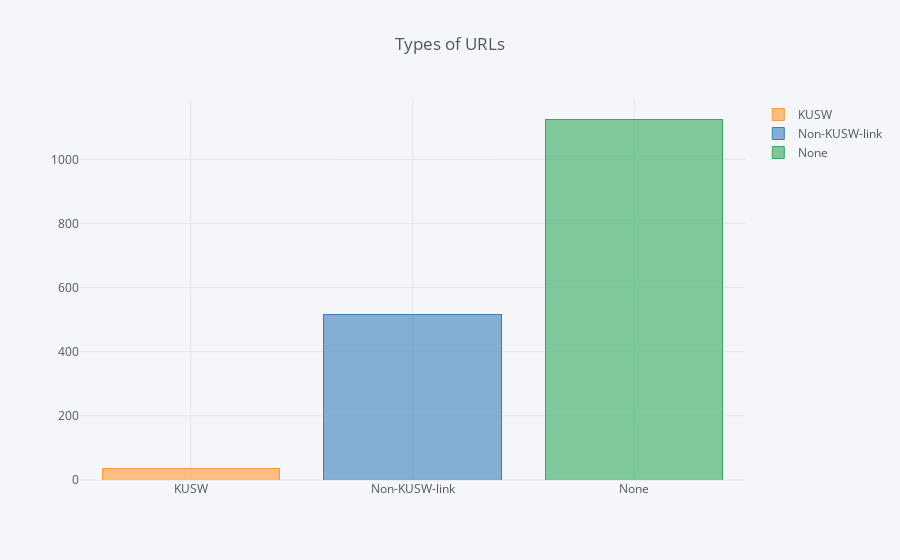

Notebook code for this chart:
### Code cell
#open articles by year
kusw = sample[sample['Open_Type']=='KUSW']['Open_Type'].value_counts()
non_kusw = sample[sample['Open_Type']=='Non-KUSW-link']['Open_Type'].value_counts()
no_info = sample[sample['Open_Type']=='None']['Open_Type'].value_counts()
df2 = pd.DataFrame([kusw,non_kusw,no_info])
df2.index = ['KUSW','Non-KUSW-link','None']
df2.iplot(kind='bar', barmode='stack', title='Types of URLs')

### Figure 1 — Plotly figure (JSON) as saved in the notebook; plotly's stock layout.template omitted (floating-point values rounded to 4 significant figures)
{"data": [{"marker": {"color": "rgba(255, 153, 51, 0.6)", "line": {"color": "rgba(255, 153, 51, 1.0)", "width": 1}}, "name": "KUSW", "orientation": "v", "text": "", "type": "bar", "uid": "a68e837e-1412-49e4-b7d1-96af8890e7ec", "x": ["KUSW", "Non-KUSW-link", "None"], "y": [37, "", ""]}, {"marker": {"color": "rgba(55, 128, 191, 0.6)", "line": {"color": "rgba(55, 128, 191, 1.0)", "width": 1}}, "name": "Non-KUSW-link", "orientation": "v", "text": "", "type": "bar", "uid": "ff3a53a3-388f-4bf5-8966-f6f1c4f85537", "x": ["KUSW", "Non-KUSW-link", "None"], "y": ["", 517, ""]}, {"marker": {"color": "rgba(50, 171, 96, 0.6)", "line": {"color": "rgba(50, 171, 96, 1.0)", "width": 1}}, "name": "None", "orientation": "v", "text": "", "type": "bar", "uid": "82d96361-f071-47c5-ad6d-c428c52e7450", "x": ["KUSW", "Non-KUSW-link", "None"], "y": ["", "", 1126]}], "layout": {"barmode": "stack", "legend": {"bgcolor": "#F5F6F9", "font": {"color": "#4D5663"}, "traceorder": "normal"}, "paper_bgcolor": "#F5F6F9", "plot_bgcolor": "#F5F6F9", "title": {"font": {"color": "#4D5663"}, "text": "Types of URLs"}, "xaxis": {"gridcolor": "#E1E5ED", "showgrid": true, "tickfont": {"color": "#4D5663"}, "title": {"font": {"color": "#4D5663"}, "text": ""}, "zerolinecolor": "#E1E5ED"}, "yaxis": {"gridcolor": "#E1E5ED", "showgrid": true, "tickfont": {"color": "#4D5663"}, "title": {"font": {"color": "#4D5663"}, "text": ""}, "zerolinecolor": "#E1E5ED"}}}
